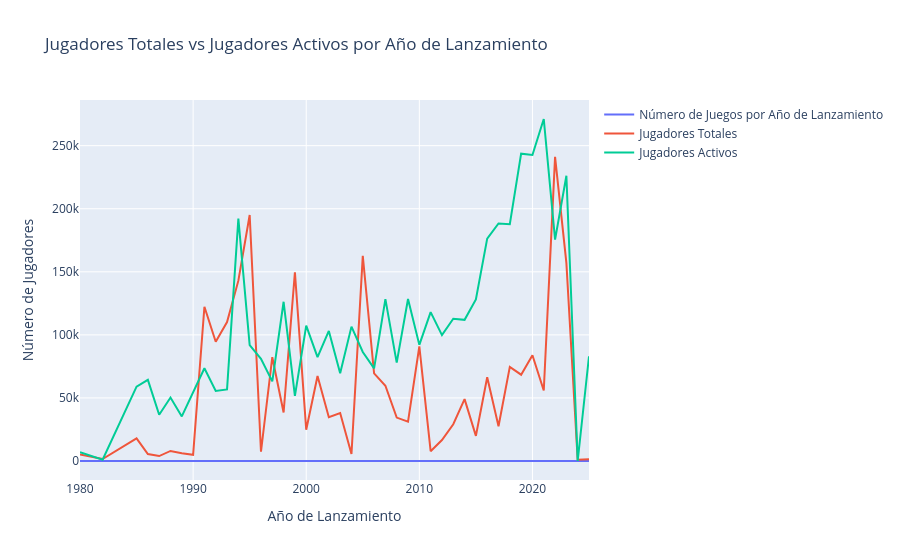

The notebook cell this image was saved under:
### Code cell
jugadores_totales= juegos.groupby(juegos['fecha_de_lanzamiento'].dt.year)['jugadores_totales'].mean().reset_index()
fig.add_trace(go.Scatter(x=jugadores_totales['fecha_de_lanzamiento'], y=jugadores_totales['jugadores_totales'], name='Jugadores Totales'))
jugadores_activos= juegos.groupby(juegos['fecha_de_lanzamiento'].dt.year)['jugadores_activos'].mean().reset_index()
fig.add_trace(go.Scatter(x=jugadores_activos['fecha_de_lanzamiento'], y=jugadores_activos['jugadores_activos'], name='Jugadores Activos'))
fig.update_layout(title='Jugadores Totales vs Jugadores Activos por Año de Lanzamiento', xaxis_title='Año de Lanzamiento', yaxis_title='Número de Jugadores')
fig.show()
